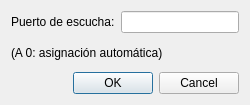
<?xml version="1.0" encoding="UTF-8"?>
<ui version="4.0">
 <class>PuertoEscucha</class>
 <widget class="QDialog" name="PuertoEscucha">
  <property name="geometry">
   <rect>
    <x>0</x>
    <y>0</y>
    <width>250</width>
    <height>105</height>
   </rect>
  </property>
  <property name="minimumSize">
   <size>
    <width>250</width>
    <height>105</height>
   </size>
  </property>
  <property name="maximumSize">
   <size>
    <width>250</width>
    <height>105</height>
   </size>
  </property>
  <property name="windowTitle">
   <string>Establecer puerto</string>
  </property>
  <property name="windowIcon">
   <iconset resource="../iconos.qrc">
    <normaloff>:/iconos/iconos/rec.png</normaloff>:/iconos/iconos/rec.png</iconset>
  </property>
  <layout class="QHBoxLayout" name="horizontalLayout">
   <item>
    <layout class="QVBoxLayout" name="verticalLayout">
     <item>
      <layout class="QHBoxLayout" name="horizontalLayout_2">
       <item>
        <widget class="QLabel" name="label">
         <property name="text">
          <string>Puerto de escucha:</string>
         </property>
        </widget>
       </item>
       <item>
        <widget class="QLineEdit" name="lineEdit">
         <property name="inputMask">
          <string/>
         </property>
         <property name="maxLength">
          <number>5</number>
         </property>
        </widget>
       </item>
      </layout>
     </item>
     <item>
      <widget class="QLabel" name="label2">
       <property name="text">
        <string>(A 0: asignación automática)</string>
       </property>
      </widget>
     </item>
     <item>
      <widget class="QDialogButtonBox" name="buttonBox">
       <property name="orientation">
        <enum>Qt::Horizontal</enum>
       </property>
       <property name="standardButtons">
        <set>QDialogButtonBox::Cancel|QDialogButtonBox::Ok</set>
       </property>
      </widget>
     </item>
    </layout>
   </item>
  </layout>
 </widget>
 <resources>
  <include location="../iconos.qrc"/>
  <include location="../iconos.qrc"/>
 </resources>
 <connections>
  <connection>
   <sender>buttonBox</sender>
   <signal>accepted()</signal>
   <receiver>PuertoEscucha</receiver>
   <slot>accept()</slot>
   <hints>
    <hint type="sourcelabel">
     <x>248</x>
     <y>254</y>
    </hint>
    <hint type="destinationlabel">
     <x>157</x>
     <y>274</y>
    </hint>
   </hints>
  </connection>
  <connection>
   <sender>buttonBox</sender>
   <signal>rejected()</signal>
   <receiver>PuertoEscucha</receiver>
   <slot>reject()</slot>
   <hints>
    <hint type="sourcelabel">
     <x>316</x>
     <y>260</y>
    </hint>
    <hint type="destinationlabel">
     <x>286</x>
     <y>274</y>
    </hint>
   </hints>
  </connection>
 </connections>
</ui>
